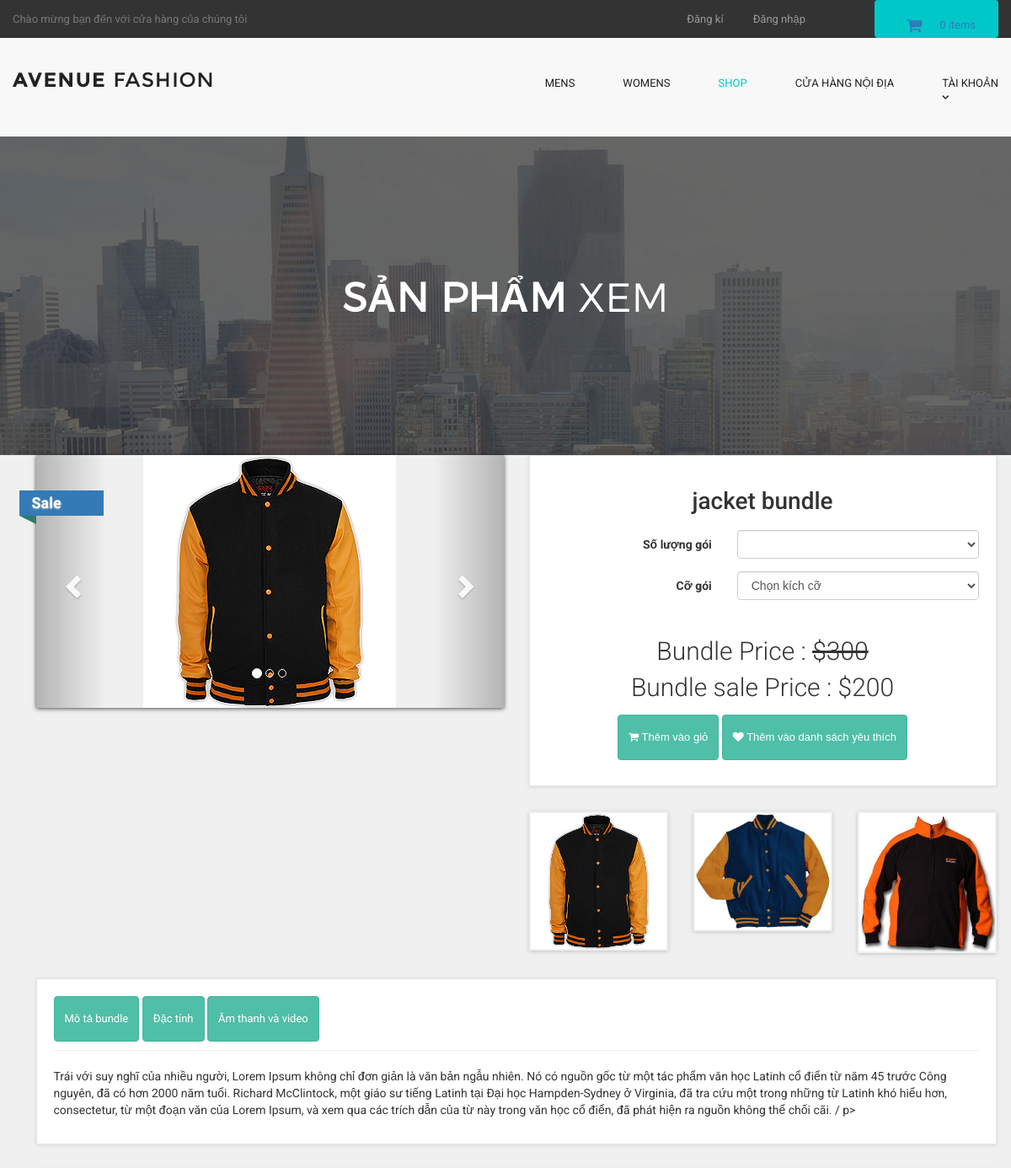
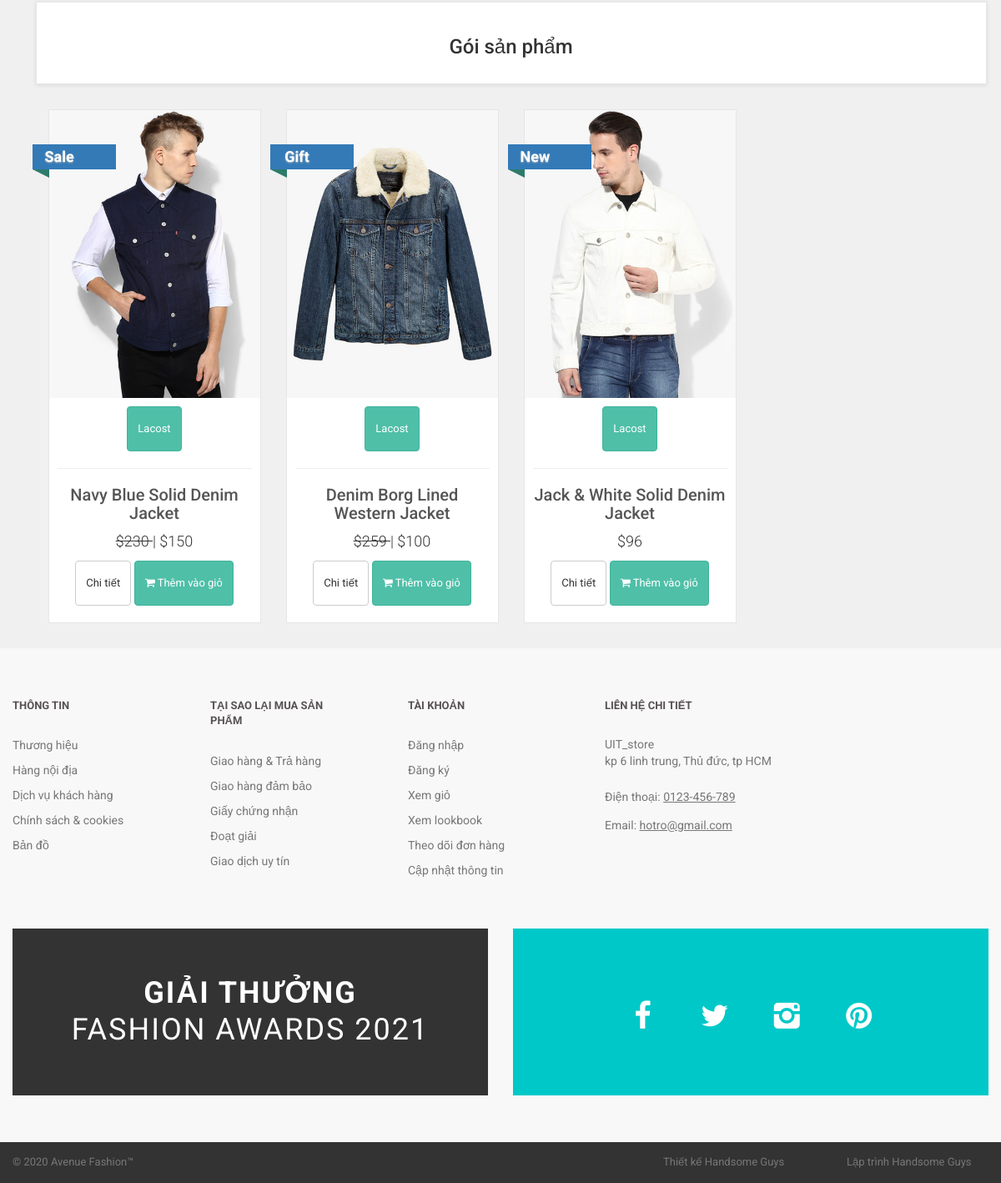
/jacket-bundle, run on the app's committed database (2 pictures, top to bottom).
### tables this page shows
CREATE TABLE `products` (
  `product_id` int(10) NOT NULL,
  `p_cat_id` int(10) NOT NULL,
  `cat_id` int(10) NOT NULL,
  `manufacturer_id` int(10) NOT NULL,
  `date` timestamp NOT NULL DEFAULT CURRENT_TIMESTAMP ON UPDATE CURRENT_TIMESTAMP,
  `product_title` text NOT NULL,
  `product_url` text NOT NULL,
  `product_img1` text NOT NULL,
  `product_img2` text NOT NULL,
  `product_img3` text NOT NULL,
  `product_price` int(10) NOT NULL,
  `product_psp_price` int(100) NOT NULL,
  `product_desc` text NOT NULL,
  `product_features` text NOT NULL,
  `product_video` text NOT NULL,
  `product_keywords` text NOT NULL,
  `product_label` text NOT NULL,
  `status` varchar(255) NOT NULL
);

CREATE TABLE `manufacturers` (
  `manufacturer_id` int(10) NOT NULL,
  `manufacturer_title` text NOT NULL,
  `manufacturer_top` text NOT NULL,
  `manufacturer_image` text NOT NULL
);

### details.php (the view, shortened to what this page needs)
<?php
include("includes/db.php");
include("includes/header.php");
include("functions/functions.php");
include("includes/main.php");
?>
<?php
$product_id = @$_GET['pro_id'];
$get_product = "select * from products where product_url='$product_id'";
$run_product = mysqli_query($con,$get_product);
$check_product = mysqli_num_rows($run_product);
if($check_product == 0){
echo "<script> window.open('index.php','_self') </script>";
}
else{
$row_product = mysqli_fetch_array($run_product);
$pro_id = $row_product['product_id'];
$pro_title = $row_product['product_title'];
$pro_price = $row_product['product_price'];
$pro_desc = $row_product['product_desc'];
$pro_img1 = $row_product['product_img1'];
$pro_img2 = $row_product['product_img2'];
$pro_img3 = $row_product['product_img3'];
$pro_label = $row_product['product_label'];
$pro_psp_price = $row_product['product_psp_price'];
$status = $row_product['status'];
if($pro_label == ""){
}
else{
$product_label = "
<a class='label sale' href='#' style='color:black;'>
<div class='thelabel'>$pro_label</div>
<div class='label-background'> </div>
</a>
";
}
?>
  <main>
    <div class="nero">
      <div class="nero__heading">
        <span class="nero__bold">Sản phẩm </span>Xem
      </div>
    </div>
  </main>
<div id="content" >
<div class="container" >
<div class="col-md-12">
<div class="row" id="productMain">
<div class="col-sm-6">
<div id="mainImage">
<div id="myCarousel" class="carousel slide" data-ride="carousel">
<ol class="carousel-indicators">
<li data-target="#myCarousel" data-slide-to="0" class="active"></li>
<li data-target="#myCarousel" data-slide-to="1"></li>
<li data-target="#myCarousel" data-slide-to="2"></li>
</ol>
<div class="carousel-inner">
<div class="item active">
<center>
<img src="admin_area/product_images/<?php echo $pro_img1; ?>" class="img-responsive">
</center>
</div>
</div>
<a href="#myCarousel" class="left carousel-control" data-slide="prev">
<span class="glyphicon glyphicon-chevron-left"> </span>
</a>
<a class="right carousel-control" href="#myCarousel" data-slide="next">
<span class="glyphicon glyphicon-chevron-right"> </span>
</a>
</div>
</div>
<?php echo $product_label; ?>
</div>
<div class="col-sm-6" >
<div class="box" >
<h1 class="text-center" > <?php echo $pro_title; ?> </h1>
<form action="" method="post" class="form-horizontal" >
<?php
if($status == "product"){
?>
<div class="form-group">
<label class="col-md-5 control-label" >Số lượng sản phẩm</label>
<div class="col-md-7" >
<select name="product_qty" class="form-control" >
<option>Chọn số lượng</option>
<option>1</option>
<option>2</option>
<option>3</option>
<option>4</option>
<option>5</option>
</select>
</div>
</div>
<div class="form-group" >
<label class="col-md-5 control-label" >Loại sản phẩm</label>
<div class="col-md-7" >
<select name="product_size" class="form-control" >
<option>Chọn loại</option>
<option>Nhỏ</option>
<option>Vừa<a href="http://" target="_blank" rel="noopener noreferrer"></a></option>
<option>Lớn</option>
</select>
</div>
</div>
<?php }else { ?>
<div class="form-group">
<label class="col-md-5 control-label" >Số lượng gói </label>
<div class="col-md-7" >
<select name="product_qty" class="form-control" >
<option></option>
<option>1</option>
</select>
</div>
</div>
<div class="form-group" >
<label class="col-md-5 control-label" >Cỡ gói</label>
<div class="col-md-7" >
<select name="product_size" class="form-control" >
<option>Chọn kích cỡ</option>
</select>
</div>
</div>
<?php } ?>
<?php
if($status == "product"){
if($pro_label == "Sale" or $pro_label == "Gift"){
echo "
<p class='price'>
Product Price : <del> $$pro_price </del><br>
Product sale Price : $$pro_psp_price
</p>
";
}
else{
echo "
<p class='price'>
Product Price : $$pro_price
</p>
";
}
}
else{
if($pro_label == "Sale" or $pro_label == "Gift"){
echo "
<p class='price'>
Bundle Price : <del> $$pro_price </del><br>
Bundle sale Price : $$pro_psp_price
</p>
";
}
else{
echo "
<p class='price'>
Bundle Price : $$pro_price
</p>
";
}
}
?>
<p class="text-center buttons" >
<button class="btn btn-primary" type="submit" name="add_cart">
<i class="fa fa-shopping-cart" ></i> Thêm vào giỏ
</button>
<button class="btn btn-primary" type="submit" name="add_wishlist">
<i class="fa fa-heart" ></i> Thêm vào danh sách yêu thích
</button>
</p>
</form>
</div>
<div class="row" id="thumbs" >
<div class="col-xs-4" >
<a href="#" class="thumb" >
<img src="admin_area/product_images/<?php echo $pro_img1; ?>" class="img-responsive" >
</a>
</div>
<div class="col-xs-4" >
<a href="#" class="thumb" >
<img src="admin_area/product_images/<?php echo $pro_img2; ?>" class="img-responsive" >
</a>
</div>
<div class="col-xs-4" >
<a href="#" class="thumb" >
<img src="admin_area/product_images/<?php echo $pro_img3; ?>" class="img-responsive" >
</a>
</div>
</div>
</div>
</div>
<div class="box" id="details">
<a class="btn btn-primary tab" style="margin-bottom:10px;" href="#description" data-toggle="tab">
<?php
if($status == "product"){
echo "Mô tả sản phẩm";
}
else{
echo "Mô tả bundle ";
}
?>
</a>
<a class="btn btn-primary tab" style="margin-bottom:10px;" href="#features" data-toggle="tab">
Đặc tính
</a>
<a class="btn btn-primary tab" style="margin-bottom:10px;" href="#video" data-toggle="tab">
Âm thanh và video
</a>
<hr style="margin-top:0px;">
<div class="tab-content">
<div id="description" class="tab-pane fade in active" style="margin-top:7px;" >
<?php echo $pro_desc; ?>
</div>
</div>
</div>
<div id="row same-height-row">
<?php
if($status == "product"){
?>
<div class="col-md-3 col-sm-6">
<div class="box same-height headline">
<h3 class="text-center"> Những sản phẩm bạn nên quan tâm </h3>
</div>
</div>
<?php
$get_products = "select * from products order by rand() LIMIT 0,3";
$run_products = mysqli_query($con,$get_products);
while($row_products = mysqli_fetch_array($run_products)) {
$pro_id = $row_products['product_id'];
$pro_title = $row_products['product_title'];
$pro_price = $row_products['product_price'];
$pro_img1 = $row_products['product_img1'];
$pro_label = $row_products['product_label'];
$manufacturer_id = $row_products['manufacturer_id'];
$get_manufacturer = "select * from manufacturers where manufacturer_id='$manufacturer_id'";
$run_manufacturer = mysqli_query($db,$get_manufacturer);
$row_manufacturer = mysqli_fetch_array($run_manufacturer);
$manufacturer_name = $row_manufacturer['manufacturer_title'];
$pro_psp_price = $row_products['product_psp_price'];
$pro_url = $row_products['product_url'];
if($pro_label == "Sale" or $pro_label == "Gift"){
$product_price = "<del> $$pro_price </del>";
$product_psp_price = "| $$pro_psp_price";
}
else{
$product_psp_price = "";
$product_price = "$$pro_price";
}
if($pro_label == ""){
}
else{
$product_label = "
<a class='label sale' href='#' style='color:black;'>
<div class='thelabel'>$pro_label</div>
<div class='label-background'> </div>
</a>
";
}
echo "
<div class='col-md-3 col-sm-6 center-responsive' >
<div class='product' >
<a href='$pro_url' >
<img src='admin_area/product_images/$pro_img1' class='img-responsive' >
</a>
<div class='text' >
<center>
<p class='btn btn-primary'> $manufacturer_name </p>
</center>
<hr>
<h3><a href='$pro_url' >$pro_title</a></h3>
<p class='price' > $product_price $product_psp_price </p>
<p class='buttons' >
<a href='$pro_url' class='btn btn-default' >Xem chi tiết</a>
<a href='$pro_url' class='btn btn-primary'>
<i class='fa fa-shopping-cart'></i> Thêm vào giỏ
</a>
</p>
</div>
$product_label
</div>
</div>
";
}
?>
<?php }else{ ?>
<div class="box same-height">
<h3 class="text-center"> Gói sản phẩm </h3>
</div>
<?php
$get_bundle_product_relation = "select * from bundle_product_relation where bundle_id='$pro_id'";
$run_bundle_product_relation = mysqli_query($con,$get_bundle_product_relation);
while($row_bundle_product_relation = mysqli_fetch_array($run_bundle_product_relation)){
$bundle_product_relation_product_id = $row_bundle_product_relation['product_id'];
$get_products = "select * from products where product_id='$bundle_product_relation_product_id'";
$run_products = mysqli_query($con,$get_products);
while($row_products = mysqli_fetch_array($run_products)){
$pro_title = $row_products['product_title'];
$pro_price = $row_products['product_price'];
$pro_img1 = $row_products['product_img1'];
$pro_label = $row_products['product_label'];
$manufacturer_id = $row_products['manufacturer_id'];
$get_manufacturer = "select * from manufacturers where manufacturer_id='$manufacturer_id'";
$run_manufacturer = mysqli_query($db,$get_manufacturer);
$row_manufacturer = mysqli_fetch_array($run_manufacturer);
$manufacturer_name = $row_manufacturer['manufacturer_title'];
$pro_psp_price = $row_products['product_psp_price'];
$pro_url = $row_products['product_url'];
if($pro_label == "Sale" or $pro_label == "Gift"){
$product_price = "<del> $$pro_price </del>";
$product_psp_price = "| $$pro_psp_price";
}
else{
$product_psp_price = "";
$product_price = "$$pro_price";
}
if($pro_label == ""){
}
else{
$product_label = "
<a class='label sale' href='#' style='color:black;'>
<div class='thelabel'>$pro_label</div>
<div class='label-background'> </div>
</a>
";
}
echo "
<div class='col-md-3 col-sm-6 center-responsive' >
<div class='product' >
<a href='$pro_url' >
<img src='admin_area/product_images/$pro_img1' class='img-responsive' >
</a>
<div class='text' >
<center>
<p class='btn btn-primary'> $manufacturer_name </p>
</center>
<hr>
<h3><a href='$pro_url' >$pro_title</a></h3>
<p class='price' > $product_price $product_psp_price </p>
<p class='buttons' >
<a href='$pro_url' class='btn btn-default' >Chi tiết</a>
<a href='$pro_url' class='btn btn-primary'>
<i class='fa fa-shopping-cart'></i> Thêm vào giỏ
</a>
</p>
</div>
$product_label
</div>
</div>
";
}
}
?>
<?php } ?>
</div>
</div>
</div>
</div>
<?php
include("includes/footer.php");
?>
</body>
</html>
<?php } ?>

### styles/backend.css (style rules this page uses)
html { font-family: "Roboto", Helvetica, Arial, sans-serif; line-height: 1.15; -ms-text-size-adjust: 100%; -webkit-text-size-adjust: 100% }
body { margin: 0 }
h1 { font-size: 2em; margin: .67em 0 }
figcaption, figure, main { display: block }
hr { box-sizing: content-box; height: 0; overflow: visible }
a { background-color: transparent; -webkit-text-decoration-skip: objects }
img { border-style: none }
button, input, optgroup, select, textarea { font-family: sans-serif; font-size: 100%; line-height: 1.15; margin: 0 }
button, input { overflow: visible }
button, select { text-transform: none }
[type=reset], [type=submit], button, html [type=button] { -webkit-appearance: button }
html { box-sizing: border-box }
body { min-width: 1190px; font-family: Montserrat, sans-serif; font-weight: 400; background-color: white; }
.container { width: 1170px; margin: 0 auto }
img { max-width: 100%; height: auto }
.btn { display: inline-block; vertical-align: top; font-size: 13px; line-height: 40px; text-decoration: none; -webkit-transition: .3s; transition: .3s }
.nero { padding-top: 160px; padding-bottom: 140px; font-family: 'montserratlight', sans-serif; text-align: center; text-transform: uppercase; color: #FFF; background: #666 url("../images/banner-ave.jpg") no-repeat; background-size: cover; background-position: center; }
.nero__heading { font-size: 48px; }
.nero__bold { font-weight: 700; }

### styles/style.css (style rules this page uses)
body { font-family: "Roboto", Helvetica, Arial, sans-serif; font-size: 14px; line-height: 1.42857143; color: #333333; background-color: #f0f0f0; overflow-x: hidden; }
.btn-primary { color:rgb(255, 255, 255); background-color:rgb(79, 191, 168); border-color:rgb(65, 179, 156); }
.box { background: #fff; margin: 0 0 30px; border: solid 1px #e6e6e6; box-sizing: border-box; padding:20px; box-shadow: 0 1px 5px rgba(0, 0, 0, 0.1); }
#content { padding-left:25px; }
#content .product { background:#fff; border: solid 1px #e6e6e6; box-sizing: border-box; margin-bottom: 30px; }
#content .product .text p.price { font-size:18px; text-align:center; font-weight:300; }
#content .product .text .buttons { clear:both; text-align:center; }
#content .product .text h3 { text-align:center; font-size:20px; }
#content .product .text h3 a { color:rgb(85, 85, 85); }
#content .product .text { padding:10px 10px 0px; }
#content .product .text .buttons .btn { margin-bottom:10px; }
#content #productMain { margin-bottom: 30px; }
#content #productMain .price { font-size: 30px; font-weight: 300; text-align: center; margin-top: 40px; }
#content #mainImage { box-shadow: 0 1px 5px rgba(0, 0, 0, 0.7); }
#content #thumbs a { display: block; box-shadow: 0 1px 5px rgba(0, 0, 0, 0.2); border : solid 2px transparent; }
.label { text-decoration : none; position: absolute; top: 50px; padding-left:51px; z-index: 20; }
.label .thelabel { position: relative; width: 100px; padding: 6px 50px 6px 15px; margin: 40px 50px 10px -71px; color: #fff; font-size:18px; font-weight:bold; background-color: #337ab7; text-shadow: 0px 1px 2px #bbb ; }
.label .thelabel:before, .label .thelabel:after { content: ''; position: absolute; width:0; height:0; }
.label .thelabel:after { left: 0px; top: 100%; border-width : 5px 10px; border-style: solid; border-color: #2d7b6b #2d7b6b transparent transparent; }
.label.sale { top: 0; }

### data on the page
products: product_img1 (picture), product_label "Sale", product_title "jacket bundle", product_price "300", product_psp_price "200", product_img2 (picture), product_img3 (picture), product_desc "Trái với suy nghĩ của nhiều người, Lorem Ipsum không chỉ đơn giản là văn bản ngẫu nhiên. Nó có nguồn gốc từ một tác phẩm văn học Latinh cổ điển từ năm 45 trước Công nguyên, đã có hơn 2000 năm tuổi. Richard McClintock, một giáo sư tiếng Latinh tại Đại học Hampden-Sydney ở Virginia, đã tra cứu một trong những từ Latinh khó hiểu hơn, consectetur, từ một đoạn văn của Lorem Ipsum, và xem qua các trích dẫn của từ này trong văn học cổ điển, đã phát hiện ra nguồn không thể chối cãi. / p>"
products: product_img1 (picture), manufacturer.manufacturer_title "Lacost", product_title "Navy Blue Solid Denim Jacket", product_price "230", product_psp_price "| $150", product_label "Sale"
products: product_img1 (picture), manufacturer.manufacturer_title "Lacost", product_title "Denim Borg Lined Western Jacket", product_price "259", product_psp_price "| $100", product_label "Gift"
products: product_img1 (picture), manufacturer.manufacturer_title "Lacost", product_title "Jack & White Solid Denim Jacket", product_price "$96", product_label "New"

### other printed values
$count_items "0"
